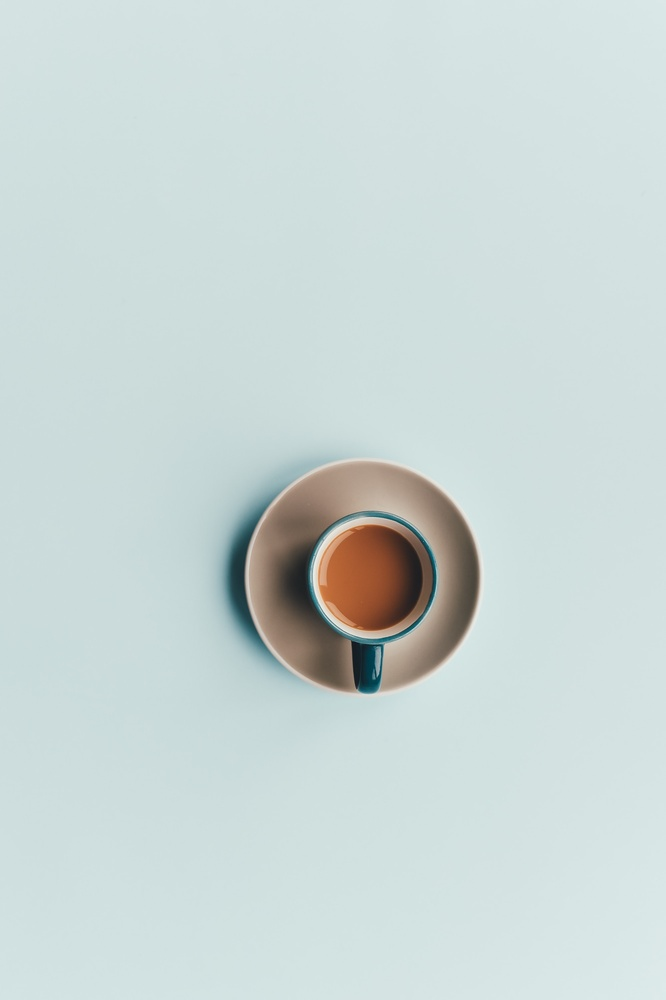
%> input picture Coffee.jpg, 666 x 1000 px, shrunk from 1997 x 3000 before the run
$ octave EdgeDetection.m   (GNU Octave 9; MATLAB toolbox functions it lacks are replaced by stand-ins)
%> lines starting %> are read from the running program, lines starting %| are printed output that depends on the picture; in (x1, y1, x2, y2) boxes, pixels count from 0 and x2, y2 are one past the last pixel; in counts of white or black regions, pixels touching at a corner belong together; the program's own positions count from 1
clc;
clear all;
close all;

a = imread('Coffee.jpg');
%> a is the input picture: size 1000x666x3 uint8; mean R, G, B 202.1, 215.3, 214
a = rgb2gray(a);
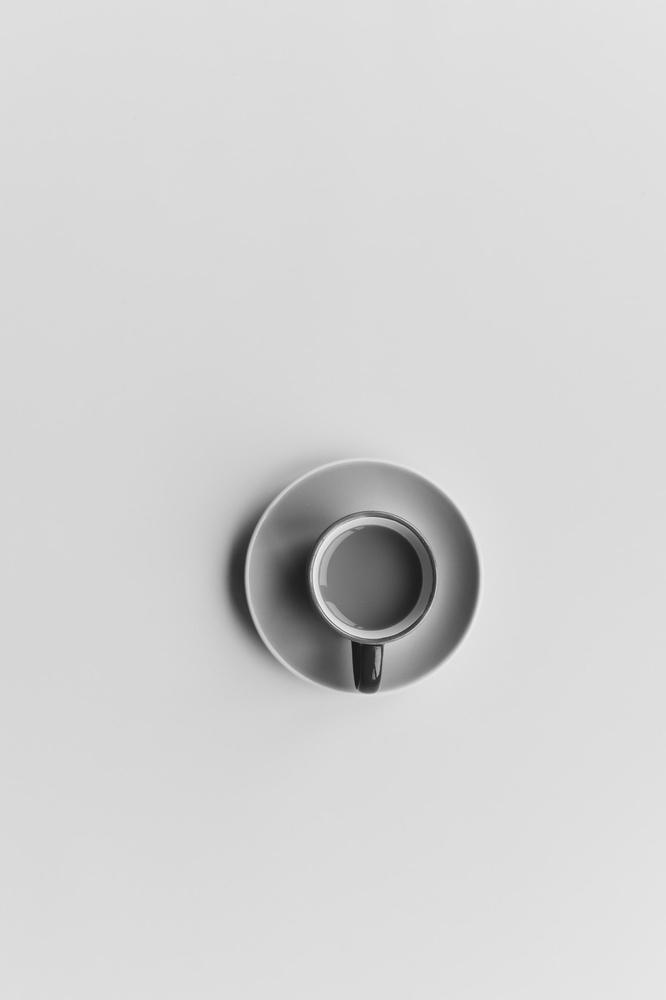
%> a: size 1000x666 uint8; min 18, max 241, mean 211.2

bw1 = edge(a, 'Prewitt');
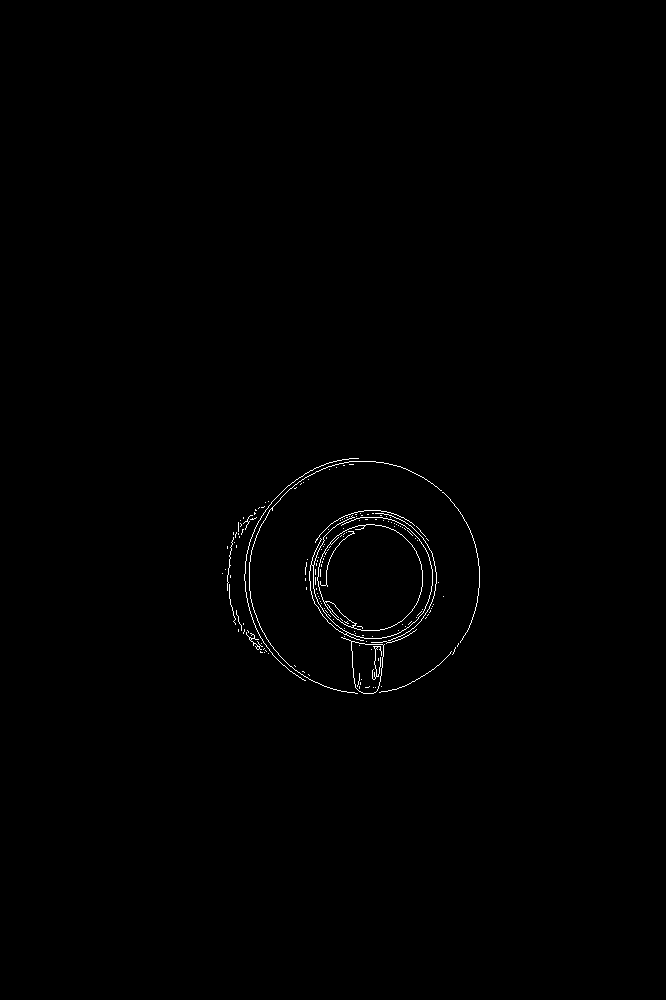
%> bw1: size 1000x666 logical; 0.44% white in thin lines or dots, all inside (x1, y1, x2, y2) = (222, 458, 480, 694)
bw2 = edge(a, 'Canny');
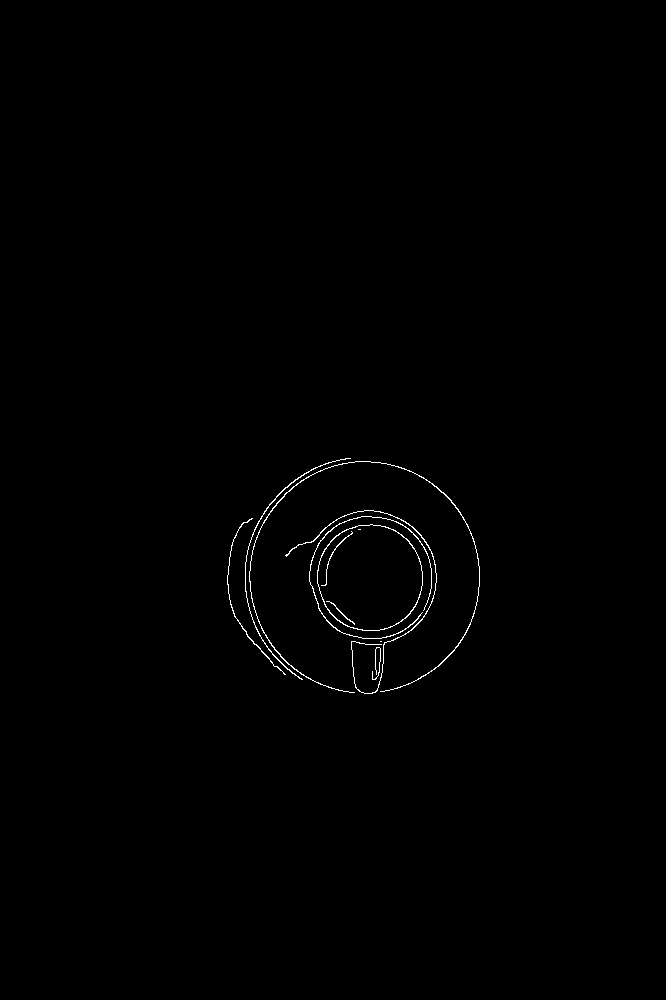
%> bw2: size 1000x666 logical; 0.43% white in thin lines or dots, all inside (x1, y1, x2, y2) = (227, 458, 480, 694)
bw3 = edge(a, 'Sobel');
bw4 = edge(a, 'Roberts');
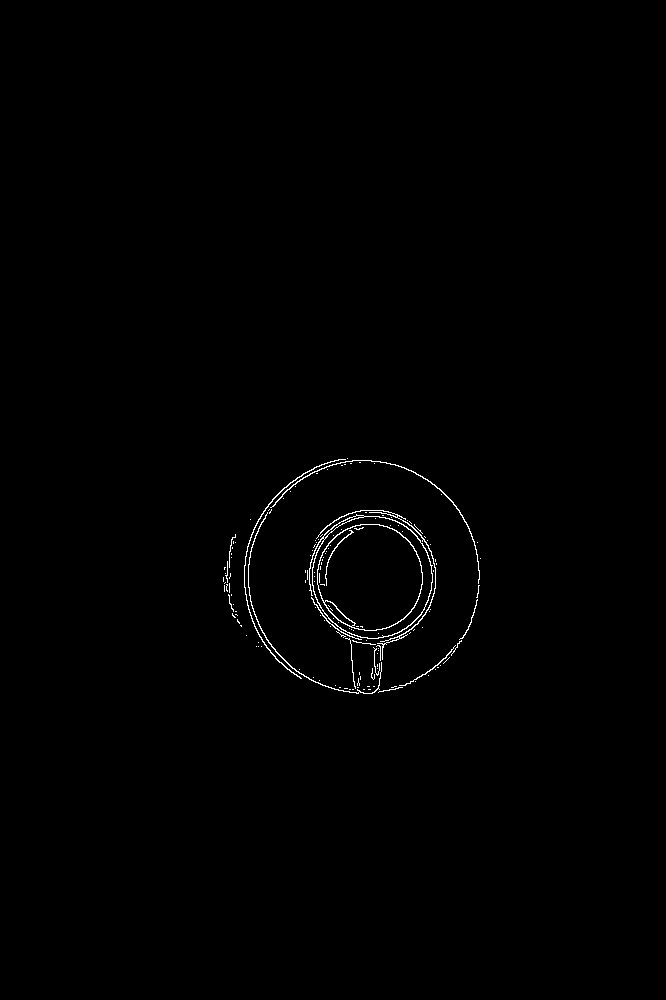
%> bw4: size 1000x666 logical; 0.54% white in thin lines or dots, all inside (x1, y1, x2, y2) = (223, 458, 481, 694)
bw5 = edge(a, 'Log');
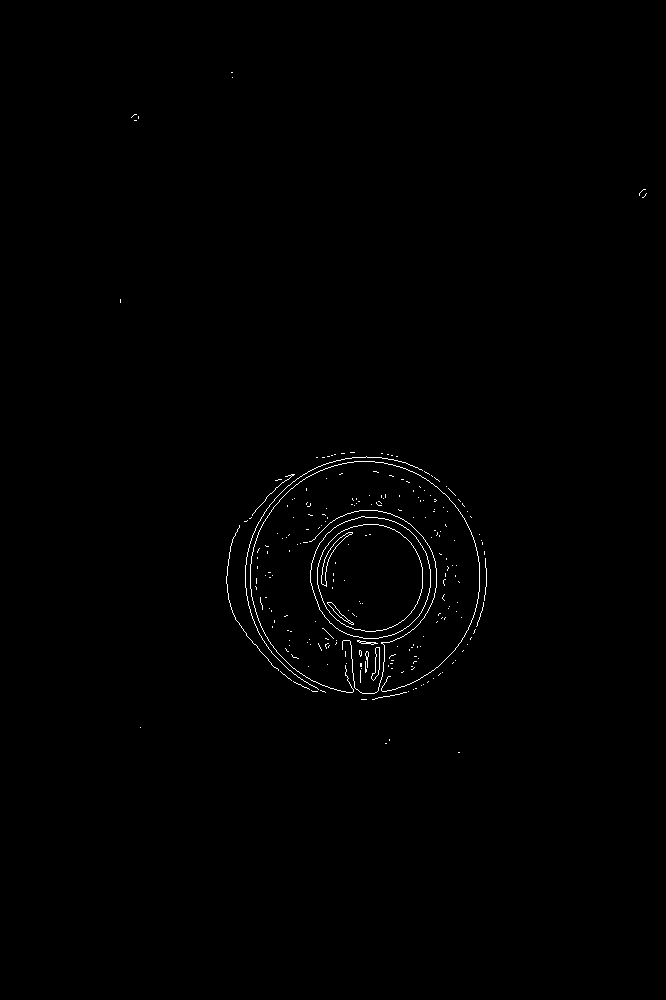
%> bw5: size 1000x666 logical; 0.5% white in thin lines or dots, all inside (x1, y1, x2, y2) = (120, 72, 647, 753)

subplot(2, 3, 1)
imshow(a)
title('Original Image')
subplot(2, 3, 2)
imshow(bw1)
title('Prewitt Method')
subplot(2, 3, 3)
imshow(bw2)
title('Sobel Method')
subplot(2, 3, 4)
imshow(bw3)
title('Roberts Method')
subplot(2, 3, 5)
imshow(bw4)
title('Canny Mehtod')
subplot(2, 3, 6)
imshow(bw5)
title('Log Method')
